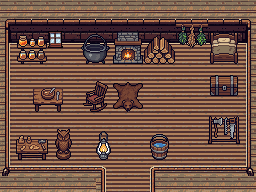

This is a level from a 2D game, rendered from its Tiled map with the project's own tilesets. A one-line summary and the complete map file follow:
An orthogonal 16x12 tile map with 16x16 px tiles, 6 tile layers (Floor, Walls, Rug, Decor, ...), 5 tilesets and 7 objects (start, warp, marker, soundscape).

<map version="1.10" tiledversion="1.11.0" orientation="orthogonal" renderorder="right-down" width="16" height="12" tilewidth="16" tileheight="16" infinite="0" nextlayerid="9" nextobjectid="8">
 <tileset firstgid="1" source="../tilesets/amberwood-cabin-terrain.tsx" />
 <tileset firstgid="41" source="../tilesets/amberwood-cabin-decor.tsx" />
 <tileset firstgid="51" source="../tilesets/amberwood-cabin-furniture.tsx" />
 <tileset firstgid="442" source="../tilesets/collision.tsx" />
 <tileset firstgid="444" source="../tilesets/amberwood-cabin-props.tsx" />
 <layer id="1" name="Floor" width="16" height="12">
  <data encoding="csv">
1,1,1,1,1,1,1,1,1,1,1,1,1,1,1,1,
1,1,1,1,1,1,1,1,1,1,1,1,1,1,1,1,
1,1,1,1,1,1,1,1,1,1,1,1,1,1,1,1,
1,1,1,1,1,1,1,1,1,1,1,1,1,1,1,1,
1,1,1,1,1,1,1,1,1,1,1,1,1,1,1,1,
1,1,1,1,1,1,1,1,1,1,1,1,1,1,1,1,
1,1,1,1,1,1,1,1,1,1,1,1,1,1,1,1,
1,1,1,1,1,1,1,1,1,1,1,1,1,1,1,1,
1,1,1,1,1,1,1,1,1,1,1,1,1,1,1,1,
1,1,1,1,1,1,1,1,1,1,1,1,1,1,1,1,
1,1,1,1,1,1,1,1,1,1,1,1,1,1,1,1,
1,1,1,1,1,1,1,1,1,1,1,1,1,1,1,1
</data>
 </layer>
 <layer id="2" name="Walls" width="16" height="12">
  <data encoding="csv">
7,7,7,7,7,7,7,7,7,7,7,7,7,7,7,7,
12,13,13,13,13,13,13,13,13,13,13,13,13,13,13,19,
15,16,16,16,16,16,16,16,16,16,16,16,16,16,16,22,
9,0,0,0,0,0,0,0,0,0,0,0,0,0,0,6,
9,0,0,0,0,0,0,0,0,0,0,0,0,0,0,6,
9,0,0,0,0,0,0,0,0,0,0,0,0,0,0,6,
9,0,0,0,0,0,0,0,0,0,0,0,0,0,0,6,
9,0,0,0,0,0,0,0,0,0,0,0,0,0,0,6,
9,0,0,0,0,0,0,0,0,0,0,0,0,0,0,6,
9,0,0,0,0,0,0,0,0,0,0,0,0,0,0,6,
10,3,3,3,3,3,4,0,0,2,3,3,3,3,3,11,
7,7,7,7,7,7,9,0,0,5,7,7,7,7,7,7
</data>
 </layer>
 <layer id="3" name="Rug" width="16" height="12">
  <data encoding="csv">
0,0,0,0,0,0,0,0,0,0,0,0,0,0,0,0,
0,0,0,0,0,0,0,0,0,0,0,0,0,0,0,0,
0,0,0,0,0,0,0,0,0,0,0,0,0,0,0,0,
0,0,0,0,0,0,0,0,0,0,0,0,0,0,0,0,
0,0,0,0,0,0,0,0,0,0,0,0,0,0,0,0,
0,0,0,0,0,0,0,0,0,0,0,0,0,0,0,0,
0,0,0,0,0,0,0,0,0,0,0,0,0,0,0,0,
0,0,0,0,0,0,0,0,0,0,0,0,0,0,0,0,
0,0,0,0,0,0,0,0,0,0,0,0,0,0,0,0,
0,0,0,0,0,0,0,0,0,0,0,0,0,0,0,0,
0,0,0,0,0,0,0,0,0,0,0,0,0,0,0,0,
0,0,0,0,0,0,0,0,0,0,0,0,0,0,0,0
</data>
 </layer>
 <layer id="4" name="Decor" width="16" height="12">
  <data encoding="csv">
0,0,0,0,0,0,0,0,0,0,0,0,0,0,0,0,
0,0,0,41,0,0,0,0,0,0,0,43,44,0,0,0,
0,0,0,42,0,0,0,0,0,0,0,45,46,0,0,0,
0,0,0,0,0,0,0,0,0,0,0,0,0,0,0,0,
0,0,0,0,0,0,0,0,0,0,0,0,0,0,0,0,
0,0,0,0,0,0,0,47,48,0,0,0,0,0,0,0,
0,0,0,0,0,0,0,49,50,0,0,0,0,0,0,0,
0,0,0,0,0,0,0,0,0,0,0,0,0,0,0,0,
0,0,0,0,0,0,0,0,0,0,0,0,0,0,0,0,
0,0,0,0,0,0,0,0,0,0,0,0,0,0,0,0,
0,0,0,0,0,0,0,0,0,0,0,0,0,0,0,0,
0,0,0,0,0,0,0,0,0,0,0,0,0,0,0,0
</data>
 </layer>
 <layer id="5" name="Dynamic" width="16" height="12">
  <data encoding="csv">
0,0,0,0,0,0,0,0,0,0,0,0,0,0,0,0,
0,0,0,0,0,0,0,0,0,0,0,0,0,0,0,0,
0,79,80,0,0,255,256,51,52,71,72,0,0,55,56,0,
0,81,82,0,0,257,258,53,54,73,74,0,0,57,58,0,
0,0,0,0,0,0,0,0,0,0,0,0,0,177,178,0,
0,0,59,60,0,83,84,0,0,0,0,0,0,179,180,0,
0,0,61,62,0,85,86,0,0,0,0,0,0,0,0,0,
0,0,0,0,0,0,0,0,0,0,0,0,0,63,64,0,
0,67,68,103,104,0,125,0,0,273,274,0,0,65,66,0,
0,69,70,105,106,0,126,0,0,275,276,0,0,0,0,0,
0,0,0,0,0,0,0,0,0,0,0,0,0,0,0,0,
0,0,0,0,0,0,0,0,0,0,0,0,0,0,0,0
</data>
 </layer>
 <layer id="6" name="Collision" width="16" height="12">
  <data encoding="csv">
443,443,443,443,443,443,443,443,443,443,443,443,443,443,443,443,
443,443,443,443,443,443,443,443,443,443,443,443,443,443,443,443,
443,443,443,443,443,443,443,443,443,443,443,443,443,443,443,443,
443,443,443,442,442,443,443,443,443,443,443,442,442,443,443,443,
443,442,442,442,442,442,442,442,442,442,442,442,442,442,442,443,
443,442,442,442,442,442,442,442,442,442,442,442,442,443,443,443,
443,442,443,443,442,443,443,442,442,442,442,442,442,442,442,443,
443,442,443,442,442,442,442,442,442,442,442,442,442,442,442,443,
443,442,442,442,442,442,442,442,442,442,442,442,442,443,443,443,
443,443,443,443,443,442,443,442,442,443,443,443,443,442,442,443,
443,443,443,443,443,443,443,442,442,443,443,443,443,443,443,443,
443,443,443,443,443,443,443,442,442,443,443,443,443,443,443,443
</data>
 </layer>
 <objectgroup id="7" name="Scenery">
  <object id="1" gid="508" x="8" y="126" width="64" height="64" />
  <object id="2" gid="514" x="152" y="158" width="64" height="64" />
  <object id="3" gid="557" x="168" y="158" width="64" height="64" />
 </objectgroup>
 <objectgroup id="8" name="Objects">
  <object id="4" x="128" y="152" name="start" type="start">
   <point />
  </object>
  <object id="5" x="112" y="160" name="front-door" type="warp" width="32" height="32">
   <properties>
    <property name="goto" value="Amberwood,23.5,47.5" />
   </properties>
  </object>
  <object id="6" x="88" y="120" name="woodsman-chair" type="marker">
   <point />
  </object>
  <object id="7" x="80" y="32" name="hearth" type="soundscape" width="96" height="64">
   <properties>
    <property name="channel3" value="audio/ambient/campfire.flac, 0.29" />
    <property name="emit" value="3.0" type="float" />
   </properties>
  </object>
 </objectgroup>
</map>
